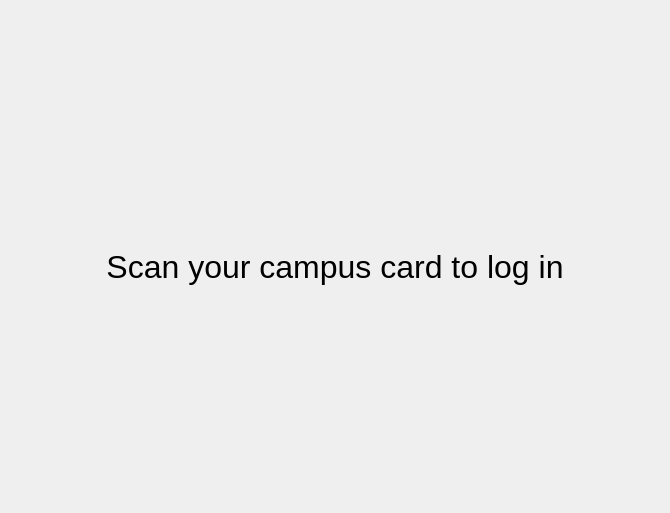
<?xml version="1.0" encoding="UTF-8"?>
<ui version="4.0">
 <class>scan_card</class>
 <widget class="QWidget" name="scan_card">
  <property name="geometry">
   <rect>
    <x>0</x>
    <y>0</y>
    <width>670</width>
    <height>513</height>
   </rect>
  </property>
  <property name="windowTitle">
   <string>Form</string>
  </property>
  <layout class="QVBoxLayout" name="verticalLayout">
   <item>
    <spacer name="top_spacer">
     <property name="orientation">
      <enum>Qt::Vertical</enum>
     </property>
     <property name="sizeHint" stdset="0">
      <size>
       <width>20</width>
       <height>40</height>
      </size>
     </property>
    </spacer>
   </item>
   <item>
    <widget class="QLabel" name="image_label">
     <property name="text">
      <string/>
     </property>
     <property name="alignment">
      <set>Qt::AlignCenter</set>
     </property>
    </widget>
   </item>
   <item>
    <widget class="QLabel" name="scan_label">
     <property name="font">
      <font>
       <pointsize>24</pointsize>
      </font>
     </property>
     <property name="text">
      <string>Scan your campus card to log in</string>
     </property>
     <property name="alignment">
      <set>Qt::AlignCenter</set>
     </property>
    </widget>
   </item>
   <item>
    <spacer name="bottom_spacer">
     <property name="orientation">
      <enum>Qt::Vertical</enum>
     </property>
     <property name="sizeHint" stdset="0">
      <size>
       <width>20</width>
       <height>40</height>
      </size>
     </property>
    </spacer>
   </item>
  </layout>
 </widget>
 <resources/>
 <connections/>
</ui>
